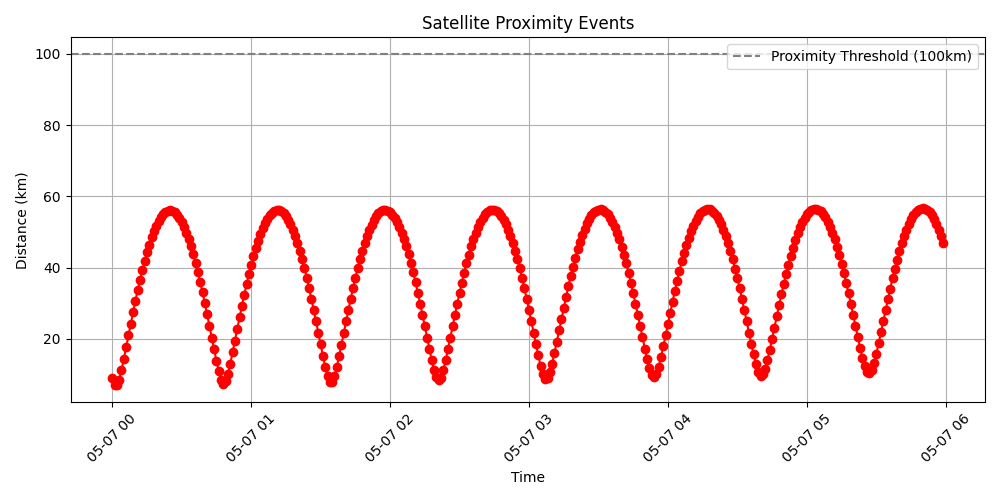

Here is the Python script that generated this plot:
import matplotlib.pyplot as plt
from datetime import datetime

timestamps = []
distances = []

# Read the log file
with open("proximity_log_extended.txt", "r") as f:
    next(f)  # skip header
    for line in f:
        time_str, distance = line.strip().split(",")
        timestamps.append(datetime.fromisoformat(time_str.replace("Z", "+00:00")))
        distances.append(float(distance))

# Plot proximity events
plt.figure(figsize=(10, 5))
plt.plot(timestamps, distances, marker='o', linestyle='-', color='red')
plt.axhline(100, color='gray', linestyle='--', label='Proximity Threshold (100km)')
plt.title("Satellite Proximity Events")
plt.xlabel("Time")
plt.ylabel("Distance (km)")
plt.xticks(rotation=45)
plt.grid(True)
plt.legend()
plt.tight_layout()
plt.savefig("proximity_plot.png")
plt.show()
